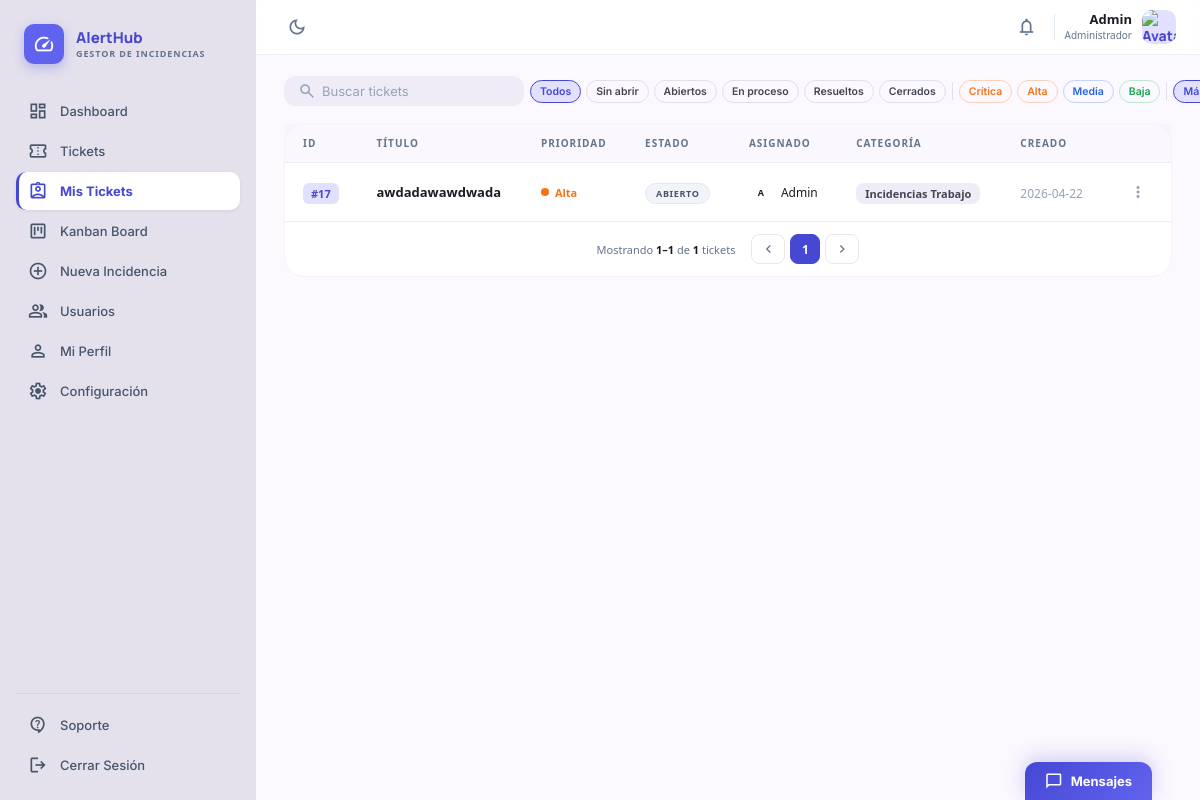
Screenshot of /index.php?controller=Ticket&action=misTickets (signed in) with the database file from the repository.
### tables this page shows
CREATE TABLE `users` (
  `id` int(11) NOT NULL,
  `nombre` varchar(80) NOT NULL,
  `email` varchar(120) NOT NULL,
  `password_hash` varchar(255) NOT NULL,
  `rol` enum('admin','user','cliente') NOT NULL DEFAULT 'user',
  `departamento_id` int(11) DEFAULT NULL,
  `remember_token` varchar(64) DEFAULT NULL,
  `avatar_path` varchar(255) DEFAULT NULL,
  `last_login_at` datetime DEFAULT NULL,
  `last_seen_at` datetime DEFAULT NULL,
  `is_active` tinyint(1) NOT NULL DEFAULT 1,
  `must_change_password` tinyint(1) NOT NULL DEFAULT 0,
  `remember_token_expires_at` datetime DEFAULT NULL,
  `created_at` datetime NOT NULL DEFAULT current_timestamp(),
  `updated_at` datetime DEFAULT NULL ON UPDATE current_timestamp(),
  `api_token_hash` varchar(64) DEFAULT NULL,
  `notification_prefs` text DEFAULT NULL
);

CREATE TABLE `tickets` (
  `id` int(11) NOT NULL,
  `titulo` varchar(160) NOT NULL,
  `descripcion` text NOT NULL,
  `categoria_id` int(11) NOT NULL,
  `departamento_id` int(11) DEFAULT NULL,
  `prioridad` enum('baja','media','alta','critica') NOT NULL DEFAULT 'media',
  `estado` enum('sin_abrir','abierta','en_proceso','resuelta','cerrada') NOT NULL DEFAULT 'sin_abrir',
  `creado_por` int(11) NOT NULL,
  `asignado_a` int(11) DEFAULT NULL,
  `cliente_email` varchar(120) DEFAULT NULL,
  `cliente_user_id` int(11) DEFAULT NULL,
  `created_at` datetime NOT NULL DEFAULT current_timestamp(),
  `updated_at` datetime DEFAULT NULL ON UPDATE current_timestamp(),
  `resolved_at` datetime DEFAULT NULL,
  `due_date` date DEFAULT NULL,
  `deleted_at` datetime DEFAULT NULL
);

CREATE TABLE `categorias` (
  `id` int(11) NOT NULL,
  `nombre` varchar(80) NOT NULL,
  `departamento_id` int(11) DEFAULT NULL,
  `descripcion` varchar(255) DEFAULT NULL,
  `color` varchar(7) NOT NULL DEFAULT '#6366f1',
  `is_active` tinyint(1) NOT NULL DEFAULT 1,
  `created_at` datetime NOT NULL DEFAULT current_timestamp(),
  `updated_at` datetime DEFAULT NULL ON UPDATE current_timestamp()
);

### views/misTicketsView.php (the view, shortened to what the rows shown need)
<?php
$user      ??= $_SESSION["usuario"] ?? ["nombre" => "Usuario", "rol" => "user"];
$role      ??= $user["rol"] ?? "user";
$isCliente = $role === 'cliente';
$cargoMap  = ['admin' => 'Administrador', 'cliente' => 'Cliente'];
$cargo     = $cargoMap[$role] ?? 'Agente de soporte';
?>
<?php require_once "views/common/cabecera.php"; ?>
<link rel="stylesheet" href="<?= BASE ?>/assets/css/app.css">
<link rel="stylesheet" href="<?= BASE ?>/assets/css/tickets.css">
<aside class="app-sidebar">
  <div class="app-brand">
    <div>
      <h1>AlertHub</h1>
    </div>
  </div>
</aside>
<main class="app-main" id="main-content">
  <header class="app-topbar">
    <div class="app-topbar-right" style="margin-left:auto">
      <a href="index.php?controller=Perfil&action=verPerfil" class="app-user">
        <div class="app-user-info">
          <span class="app-user-name"><?= htmlspecialchars($user["nombre"]) ?></span>
          <span class="app-user-role"><?= htmlspecialchars($cargo) ?></span>
        </div>
      </a>
    </div>
  </header>
  <div class="app-canvas">
    <div id="tk-results" style="margin-bottom:16px">
    <div class="tk-table-wrap" style="margin-top:16px">
      <div class="tk-table-scroll">
        <table class="tk-table">
          <thead>
            <tr>
              <th>ID</th>
              <th>Título</th>
              <th>Prioridad</th>
              <th>Estado</th>
              <th>Asignado</th>
              <th>Categoría</th>
              <th>Creado</th>
              <th></th>
            </tr>
          </thead>
          <?php
            $prioCls    = ['baja'=>'low','media'=>'medium','alta'=>'high','critica'=>'critical'];
            $prioLabel  = ['baja'=>'Baja','media'=>'Media','alta'=>'Alta','critica'=>'Crítica'];
            $statusCls  = ['sin_abrir'=>'badge-sin-abrir','abierta'=>'badge-sin-abrir','en_proceso'=>'badge-en-proceso','resuelta'=>'badge-resuelta','cerrada'=>'badge-cerrada'];
            $statusLbl  = ['sin_abrir'=>'Sin abrir','abierta'=>'Abierto','en_proceso'=>'En Proceso','resuelta'=>'Resuelto','cerrada'=>'Cerrado'];
            $tickets    ??= [];
          ?>
          <tbody>
            <?php if (empty($tickets)): ?>
              <tr><td colspan="8" style="text-align:center;padding:32px;color:var(--text-secondary)"><?= $isCliente ? 'No tienes tickets vinculados a tu cuenta.' : 'No tienes tickets asignados.' ?></td></tr>
            <?php else: foreach ($tickets as $t):
              $tId   = (int)$t['id'];
              $prio  = $t['prioridad'];
              $est   = $t['estado'];
              $nomAs = $t['asignado_a_nombre'] ?? '';
              $parts = $nomAs ? explode(' ', trim($nomAs)) : [];
              $inic  = $nomAs ? strtoupper(substr($parts[0],0,1).(isset($parts[1])?substr($parts[1],0,1):'')) : '';
            ?>
              <tr data-href="index.php?controller=Ticket&action=detalle&id=<?= $tId ?>"
                  data-ticket-id="#<?= $tId ?>"
                  data-status="<?= htmlspecialchars($est) ?>"
                  data-priority="<?= htmlspecialchars($prio) ?>"
                  data-assigned="<?= ((int)($t['asignado_a'] ?? 0) === (int)$user['id']) ? 'true' : 'false' ?>">
                <td><span class="tk-ticket-id">#<?= $tId ?></span></td>
                <td><div class="tk-ticket-title"><?= htmlspecialchars($t['titulo']) ?></div></td>
                <td>
                  <span class="tk-priority <?= $prioCls[$prio] ?? 'medium' ?>">
                    <span class="tk-priority-dot"></span>
                    <?= $prioLabel[$prio] ?? htmlspecialchars($prio) ?>
                  </span>
                </td>
                <td><span class="tk-status-badge <?= $statusCls[$est] ?? '' ?>"><?= $statusLbl[$est] ?? htmlspecialchars($est) ?></span></td>
                <td>
                  <?php if ($nomAs): ?>
                    <div class="tk-assignee">
                      <div class="tk-assignee-avatar"><?= htmlspecialchars($inic) ?></div>
                      <span><?= htmlspecialchars($nomAs) ?></span>
                    </div>
                  <?php endif; ?>
                </td>
                <td><span class="tk-category"><?= htmlspecialchars($t['categoria_nombre'] ?? '—') ?></span></td>
                <td><span class="tk-created"><?= htmlspecialchars(substr($t['created_at'] ?? '', 0, 10)) ?></span></td>
                <td><?php if (!$isCliente): ?><button class="tk-action-btn" data-id="<?= $tId ?>"><span class="material-symbols-outlined">more_vert</span></button><?php endif; ?></td>
              </tr>
            <?php endforeach; endif; ?>
          </tbody>
        </table>
      </div>
      <?php $page ??= 1; $pages ??= 1; $total ??= 0; $shown = count($tickets ?? []); ?>
      <div class="tk-pagination">
        <p class="tk-pagination-info">
          Mostrando <strong><?= $shown > 0 ? (($page-1)*20+1) : 0 ?>–<?= ($page-1)*20+$shown ?></strong>
          de <strong><?= (int)$total ?></strong> tickets
        </p>
      </div>
    </div>
    </div>
  </div>
</main>
<?php require_once "views/common/pie.php"; ?>

### rows the page displays
users: nombre "Admin", rol "Administrador", ($page-1)*20+1 "1", ($page-1)*20+$shown "1", is_active "1"
tickets: id "17", titulo "awdadawawdwada", prioridad "Alta", estado "ABIERTO", asignado_a.nombre "A", asignado_a.nombre "Admin", categoria.nombre "Incidencias Trabajo", created_at "2026-04-22"
